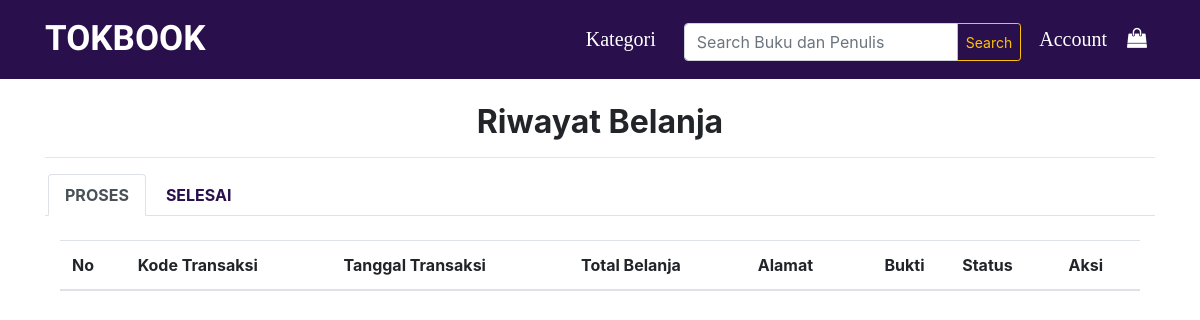
The page /transaksi.php (signed in) on the database as committed earlier.
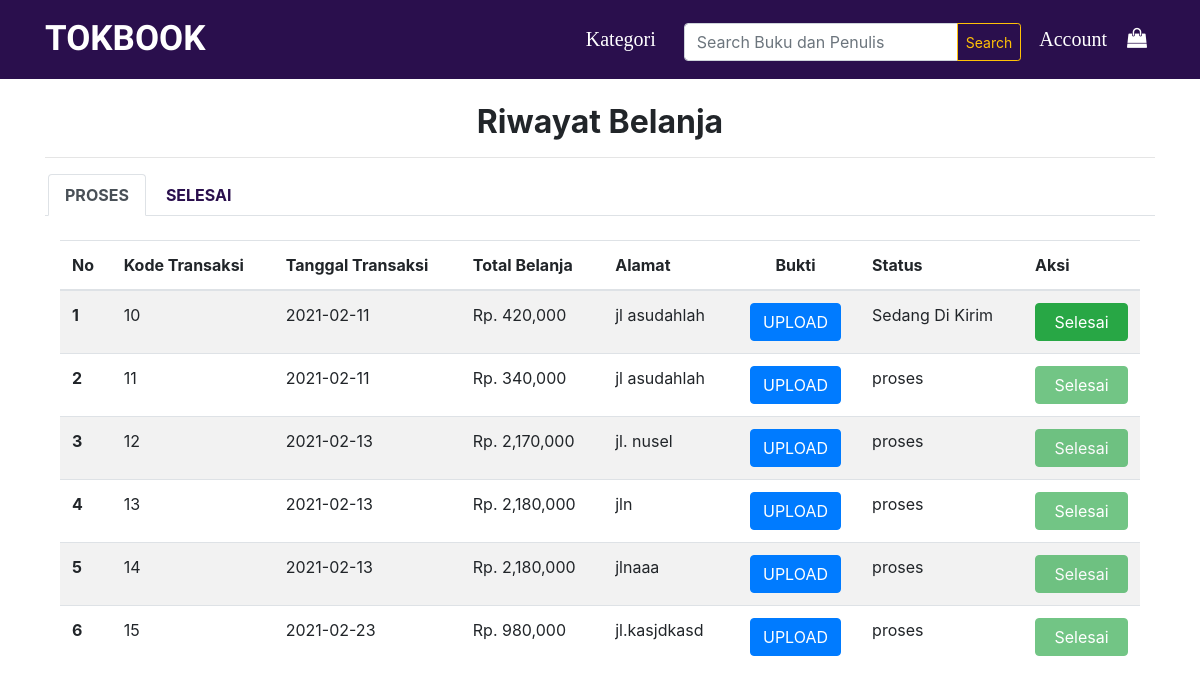
The same page on the database as committed later.
### tables this page shows
CREATE TABLE `transaksi` (
  `id_transaksi` int(11) NOT NULL,
  `id_akun` int(11) NOT NULL,
  `id_ongkir` int(11) NOT NULL,
  `tanggal_transaksi` date NOT NULL,
  `biaya` int(11) NOT NULL,
  `alamat` text NOT NULL,
  `foto_upload` varchar(100) NOT NULL,
  `status` varchar(20) NOT NULL
);

### transaksi.php (the view, shortened to what this page needs)
<?php
	include 'header.php';
?>
<!DOCTYPE html>
<html>
<head>
</head>
<body>
	<div class="container">
		<h2 class="text-center font-weight-bold mt-4">Riwayat Belanja</h2>
		 <hr>
		<ul class="nav nav-tabs" id="myTab" role="tablist">
		  <li class="nav-item">
		    <a class="nav-link active" id="home-tab" data-toggle="tab" href="#home" role="tab" aria-controls="home" aria-selected="true">Proses</a>
		  </li>
		  <li class="nav-item">
		    <a class="nav-link" id="profile-tab" data-toggle="tab" href="#profile" role="tab" aria-controls="profile" aria-selected="false">Selesai</a>
		  </li>
		</ul>
		<div class="tab-content" id="myTabContent">
		  <div class="tab-pane fade show active" id="home" role="tabpanel" aria-labelledby="home-tab">
		  	<div class="container mt-4">
				<div class="row">
					<div class="col-lg-12">
						<div class="table-responsive">
							  <table class="table  table-striped">
							  	  <thead>
								    <tr>
								      <th>No</th>
								      <th>Kode Transaksi</th>
								      <th>Tanggal Transaksi</th>
								      <th>Total Belanja</th>
								      <th>Alamat</th>
								      <th><center>Bukti</center></th>
								      <th>Status</th>
								      <th>Aksi</th>
								    </tr>
								  </thead>
								  <tbody>
					<?php
						$no = 1;
						if (isset($_SESSION['akun']) && !isset($_SESSION['newAkun'])) {
							$id_akun = $_SESSION['akun']['id_akun'];
						} else if(isset($_SESSION['newAkun']) && !isset($_SESSION['akun'])) {
							$id_akun = $_SESSION['newAkun']['id_akun'];
						}
						$sql = "SELECT * FROM transaksi WHERE id_akun = $id_akun AND status = 'proses' OR status = 'Menunggu Acc Admin' OR status = 'Sedang Di Kirim'" ;
						$row = $koneksi -> prepare($sql);
						$row -> execute();
						$hasil = $row -> fetchAll();
						foreach ($hasil as $isi) {
							if ($isi['id_transaksi'] == 0 ) {
								echo "tidak ada";
							} else {
					?>
								    <tr>
								      <th><?php echo $no; ?></th>
								      <td><?php echo $isi['id_transaksi']; ?></td>
								      <td><?php echo $isi['tanggal_transaksi']; ?></td>
								      <td>Rp. <?php echo number_format($isi['biaya']); ?></td>
								      <td><?php echo $isi['alamat']; ?></td>
								  <?php if(empty($isi['foto_upload'])){ ?>
								      <td><center><a href="upload.php?id=<?php echo $isi['id_transaksi']; ?>" class="btn btn-primary"> Upload </a></center></td>
								  <?php } else { ?>
								  	  <td>Berhasil Upload</td>
								  <?php } ?>
								      <td><?php echo $isi['status']; ?></td>
								  <?php if($isi['status'] == 'Sedang Di Kirim'){ ?>
								      <td>
								      	<form method="post">
								      		<button name="proses" class="btn btn-success btn-block" value="Selesai">Selesai</button>
								      	</form>
								      </td>
								  <?php } else { ?>
								  	  <td>
								  	  	<button disabled="disabled" class="btn btn-success btn-block">Selesai</button>
								  	  </td>
								  	<?php }?>
								    </tr>
								    <?php $no++; }} ?>
								  </tbody>
							  </table>
						</div>
					</div>
				</div>
			</div>
		  </div>
		</div>
	</div>
</body>
</html>

Rows that differ between the two databases and show on the page:
added transaksi: id_transaksi "10", tanggal_transaksi "2021-02-11", biaya "420,000", alamat "jl asudahlah", status "Sedang Di Kirim"
added transaksi: id_transaksi "11", tanggal_transaksi "2021-02-11", biaya "340,000", alamat "jl asudahlah", status "proses", shows "Selesai"
added transaksi: id_transaksi "12", tanggal_transaksi "2021-02-13", biaya "2,170,000", alamat "jl. nusel", status "proses", shows "Selesai"
added transaksi: id_transaksi "13", tanggal_transaksi "2021-02-13", biaya "2,180,000", alamat "jln", status "proses", shows "Selesai"
added transaksi: id_transaksi "14", tanggal_transaksi "2021-02-13", biaya "2,180,000", alamat "jlnaaa", status "proses", shows "Selesai"
added transaksi: id_transaksi "15", tanggal_transaksi "2021-02-23", biaya "980,000", alamat "jl.kasjdkasd", status "proses", shows "Selesai"
